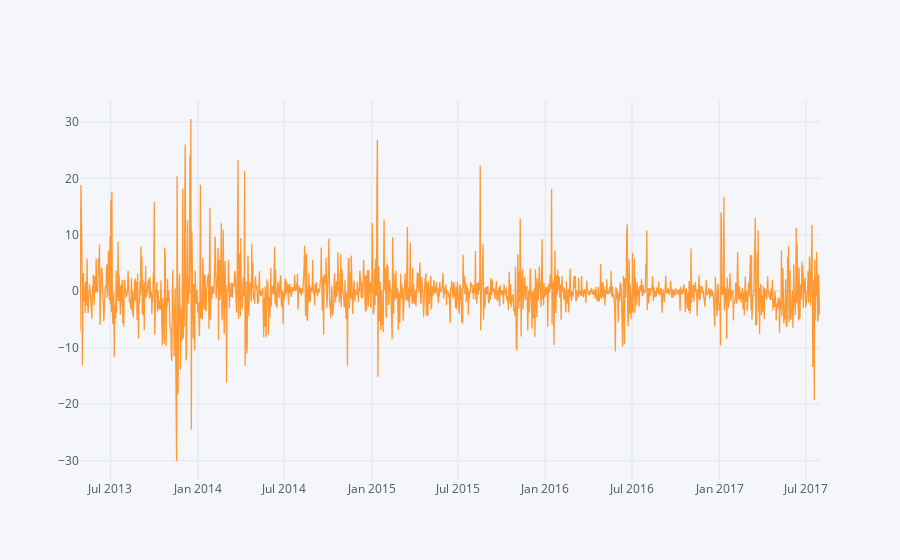

Notebook code cell kept with this figure:
### Code cell
data['Close_Price_pct_change'].iplot()

### Figure 1 — Plotly figure (JSON) as saved in the notebook; plotly's stock layout.template omitted (floating-point values rounded to 4 significant figures; data arrays with more than 128 entries replaced by an {"elided": "..."} marker saying what was removed)
{"data": [{"line": {"color": "rgba(255, 153, 51, 1.0)", "dash": "solid", "shape": "linear", "width": 1.3}, "mode": "lines", "name": "Close_Price_pct_change", "text": "", "type": "scatter", "x": {"elided": "1556 str values"}, "y": {"elided": "1556 mixed values"}}], "layout": {"legend": {"bgcolor": "#F5F6F9", "font": {"color": "#4D5663"}}, "paper_bgcolor": "#F5F6F9", "plot_bgcolor": "#F5F6F9", "title": {"font": {"color": "#4D5663"}}, "xaxis": {"gridcolor": "#E1E5ED", "showgrid": true, "tickfont": {"color": "#4D5663"}, "title": {"font": {"color": "#4D5663"}, "text": ""}, "zerolinecolor": "#E1E5ED"}, "yaxis": {"gridcolor": "#E1E5ED", "showgrid": true, "tickfont": {"color": "#4D5663"}, "title": {"font": {"color": "#4D5663"}, "text": ""}, "zerolinecolor": "#E1E5ED"}}}
